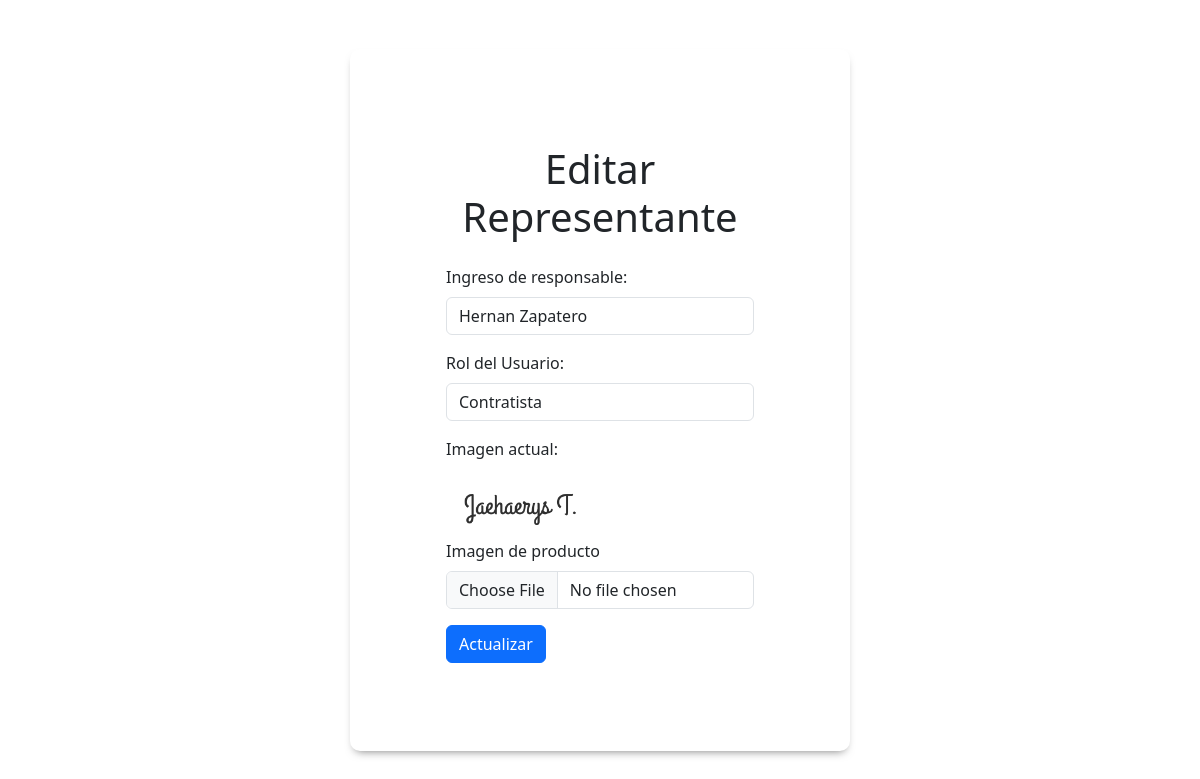
The app's page /representantes/editar-representante/1 (signed in) with its own data.
### app/models.py (models this page shows)
class Representante(db.Model):
    __tablename__ = "representante"
    id = db.Column(db.Integer, primary_key=True)
    nombre = db.Column(db.String(150))
    rol = db.Column(db.Enum(Roles))
    firma = db.Column(db.String(100))
    created_at = db.Column(db.DateTime, default=datetime.utcnow, nullable=False)
    updated_at = db.Column(db.DateTime, default=datetime.utcnow, onupdate=datetime.utcnow, nullable=False)

### app/representantes/routes.py (the view, shortened to what this page needs)
@representantes.route('/editar-representante/<representante_id>', methods=['GET','POST'])
@acceso_requerido(roles=["Administrador"])
@login_required
def editar_representante(representante_id):
    representante = Representante.query.get_or_404(representante_id)
    if representante is None:
        flash(_("El representante no existe"), "error")
        return redirect(url_for('representantes.lista_representantes'))
    form_edit = EditRespresentanteForm(obj=representante)
    current_firma = representante.firma
    return render_template('editar_representante.html', form=form_edit, representante=representante)

### app/representantes/forms.py
class EditRespresentanteForm(FlaskForm, representanteForm):
    firma =  FileField("Imagen de producto", validators=[
                            Optional(),
                            FileAllowed(['jpg', 'png','pdf'], message='Solo se admiten imágenes')])
    submit=SubmitField("Actualizar")

### app/auth/routes.py (called while the page is built)
def acceso_requerido(roles=None):
    if roles is None:
        roles = []
    def decorador(f):
        @wraps(f)
        def decorated_function(*args, **kwargs):
            if current_user.is_authenticated is False:
                flash("Debes iniciar sesión para acceder a esta página", "warning")
                return redirect('/auth/login')
            if roles and current_user.rol.value not in roles:
                flash("No tienes permisos para acceder a esta página", "error")
                return redirect('/auth/login')
            return f(*args, **kwargs)
        return decorated_function
    return decorador

### app/models.py (called while the page is built)
@login.user_loader
def user_loader(id):
    return Usuario.query.get(id)

### app/representantes/templates/editar_representante.html (shortened to what this page needs)
{% extends "form_base.html" %}
{% block form_content %}
<form action="" class="login" method="POST" enctype="multipart/form-data">
    <h2 class="text-center my-4 titulo-responsivo">Editar Representante</h2>
    <div class="form-group mb-3">
        <label for="{{ form.nombre.id }}" class="form-label">{{ form.nombre.label }}</label>
        {{ form.nombre(class="form-control", size=32) }}
    </div>
    <div class="form-group mb-3">
        <label for="{{ form.rol.id }}" class="form-label">{{ form.rol.label }}</label>
        <select id="{{ form.rol.id }}" name="{{ form.rol.name }}" class="form-control">
            {% for value, label in form.rol.choices %}
                <option value="{{ value }}" {% if value == representante.rol.name %}selected{% endif %}>{{ label }}</option>
            {% endfor %}
        </select>
    </div>
    <div class="mb-3">
        <p>Imagen actual:</p>
        {% if representante.firma %}
        <img src="{{ url_for('static', filename='firmas/' + representante.firma)}}" alt="Imagen actual" class="img-fluid" width="150" height="100"/>
        {% else %}
        <p>No hay Firma</p>
        {% endif %}
        <label for="{{ form.firma.id }}" class="form-label">{{ form.firma.label }}</label>
        {{ form.firma(class="form-control") }}
    </div>
    <div class="mb-3">
        {{ form.submit(class="btn btn-primary") }}
    </div>
</form>
{% endblock %}

### app/static/css/formulario.css (style rules this page uses)
body { min-height: 100vh; display: flex; align-items: center; justify-content: center; }
.login { background-color: #fff; border-radius: 10px; text-align: left; padding: 4.5em 6em; margin: auto; width: 90%; max-width: 500px; box-shadow: 0 5px 10px -5px rgba(0, 0, 0, 0.535); }
.form-group { display: flex; flex-direction: column; }
.titulo-responsivo { font-size: 2.5rem; grid-column: span 3; }

### records on screen
Representante: nombre "Hernan Zapatero", rol "Contratista", firma (picture)
